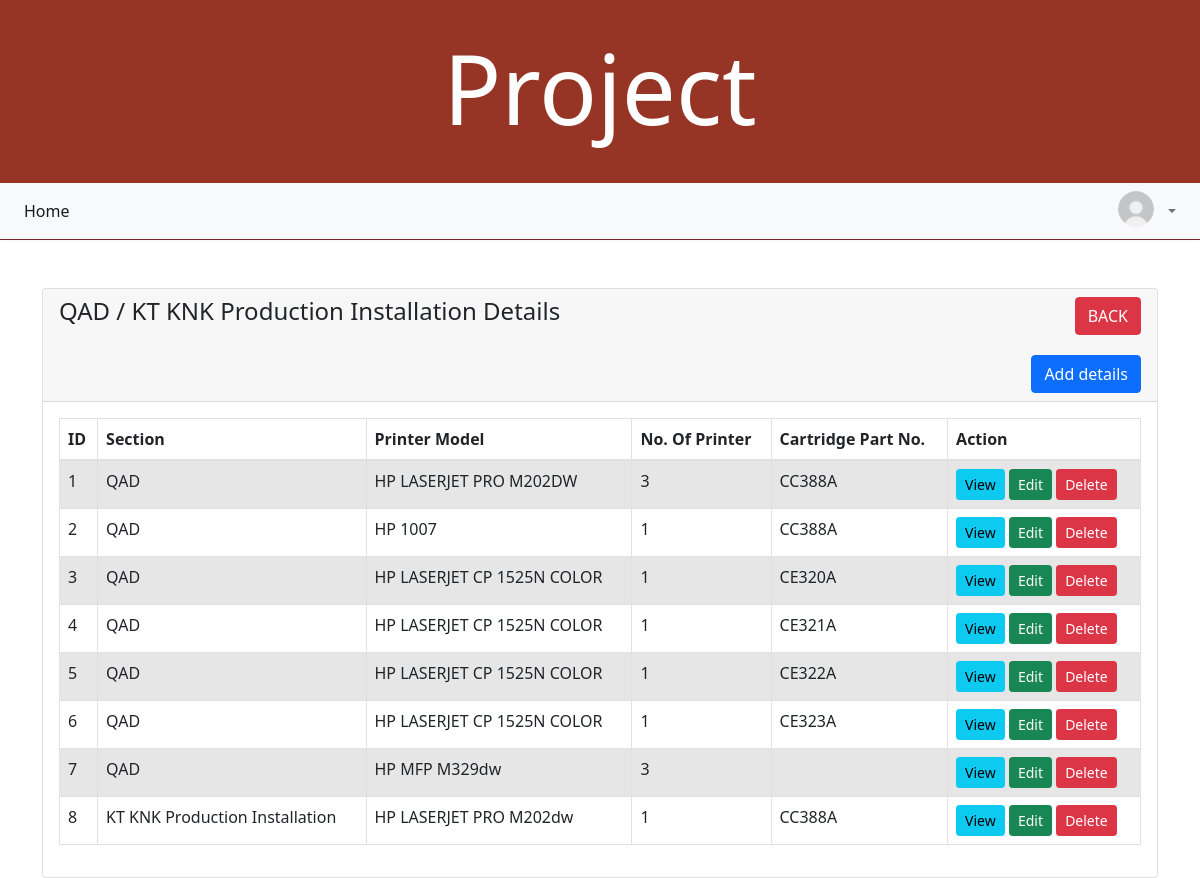
The page /qadindex.php on the database its author committed.
### tables this page shows
CREATE TABLE `qads` (
  `id` int(11) NOT NULL,
  `section` varchar(190) NOT NULL,
  `printer` varchar(191) NOT NULL,
  `number` varchar(191) NOT NULL,
  `part` varchar(191) NOT NULL
);

### qadindex.php (the view, shortened to what this page needs)
<?php
    require 'sectiondbcon.php';
?>
<!DOCTYPE html>
<html>
    <head>
        <link rel="stylesheet" href="https://stackpath.bootstrapcdn.com/bootstrap/4.5.0/css/bootstrap.min.css">
    </head>
    <body>
      <div class="header">
        <h1 style="font-size:8vw;">Project</h1>
      </div>
      <nav class="navbar navbar-expand-xl navbar-light bg-light">
		<div class="navbar-nav">
       <a href="adminlogin.php" class="nav-item nav-link active" > <i class="fa fa-fw fa-home"></i> Home</a>
			</div>
		<div class="navbar-nav ml-auto">
			<div class="nav-item dropdown">
				<a href="#" data-toggle="dropdown" class="nav-link dropdown-toggle user-action"><img src="logopro.jpeg" class="avatar" alt="Avatar"> <?php  if (isset($_SESSION['user'])) : ?>
				<?php endif ?> <b class="caret"></b></a>
			</div>
		</div>
</nav>
<br>
    </body>
</html>
<!doctype html>
<html lang="en">
  <head>
    <link href="https://cdn.jsdelivr.net/npm/bootstrap@5.1.3/dist/css/bootstrap.min.css" rel="stylesheet">
</head>
<body>
    <div class="container mt-4">
        <div class="row">
            <div class="col-md-12">
                <div class="card">
                    <div class="card-header">
                        <h4>QAD / KT KNK Production Installation Details
                        <a href="sectionindex.php" class="btn btn-danger float-end">BACK</a>
                        <br>
                        <br>
                        <a href="qad-create.php" class="btn btn-primary float-end">Add details</a>
                        </h4>
                    </div>
                    <div class="card-body">
                        <table class="table table-bordered table-striped">
                            <thead>
                                <tr>
                                    <th>ID</th>
                                    <th>Section</th>
                                    <th>Printer Model</th>
                                    <th>No. Of Printer</th>
                                    <th>Cartridge Part No.</th>
                                    <th>Action</th>
                                </tr>
                            </thead>
                            <tbody>
                                <?php
                                    $query = "SELECT * FROM qads";
                                    $query_run = mysqli_query($con, $query);
                                    if(mysqli_num_rows($query_run) > 0)
                                    {
                                        foreach($query_run as $data)
                                        {
                                            ?>
                                            <tr>
                                                <td><?= $data['id']; ?></td>
                                                <td><?= $data['section']; ?></td>
                                                <td><?= $data['printer']; ?></td>
                                                <td><?= $data['number']; ?></td>
                                                <td><?= $data['part']; ?></td>
                                                <td>
                                                    <a href="qad-view.php?id=<?= $data['id']; ?>" class="btn btn-info btn-sm">View</a>
                                                    <a href="qad-edit.php?id=<?= $data['id']; ?>" class="btn btn-success btn-sm">Edit</a>
                                                    <form action="qadcode.php" method="POST" class="d-inline">
                                                        <button type="submit" name="delete" value="<?=$data['id'];?>" class="btn btn-danger btn-sm">Delete</button>
                                                    </form>
                                                </td>
                                            </tr>
                                            <?php
                                        }
                                    }
                                    else
                                    {
                                        echo "<h5> No Record Found </h5>";
                                    }
                                ?>
                            </tbody>
                        </table>
                    </div>
                </div>
            </div>
        </div>
    </div>
</body>
</html>

### qadindex.php (style rules this page uses)
body { font-family: Arial; margin: 0; }
.header { padding: 30px; text-align: center; background: #963425; color: white; }
body { background: #d7d3d3; }
.navbar { background: rgb(79, 23, 23); padding-left: 16px; padding-right: 16px; border-bottom: 1px solid #782626; box-shadow: 0 0 4px rgba(109, 101, 101, 0.1); }
.nav-link img { border-radius: 50%; width: 36px; height: 36px; margin: -8px 0; float: left; margin-right: 10px; }

### rows shown on the page
qads: id "1", section "QAD", printer "HP LASERJET PRO M202DW", number "3", part "CC388A"
qads: id "2", section "QAD", printer "HP 1007", number "1", part "CC388A"
qads: id "3", section "QAD", printer "HP LASERJET CP 1525N COLOR", number "1", part "CE320A"
qads: id "4", section "QAD", printer "HP LASERJET CP 1525N COLOR", number "1", part "CE321A"
qads: id "5", section "QAD", printer "HP LASERJET CP 1525N COLOR", number "1", part "CE322A"
qads: id "6", section "QAD", printer "HP LASERJET CP 1525N COLOR", number "1", part "CE323A"
qads: id "7", section "QAD", printer "HP MFP M329dw", number "3"
qads: id "8", section "KT KNK Production Installation", printer "HP LASERJET PRO M202dw", number "1", part "CC388A"
